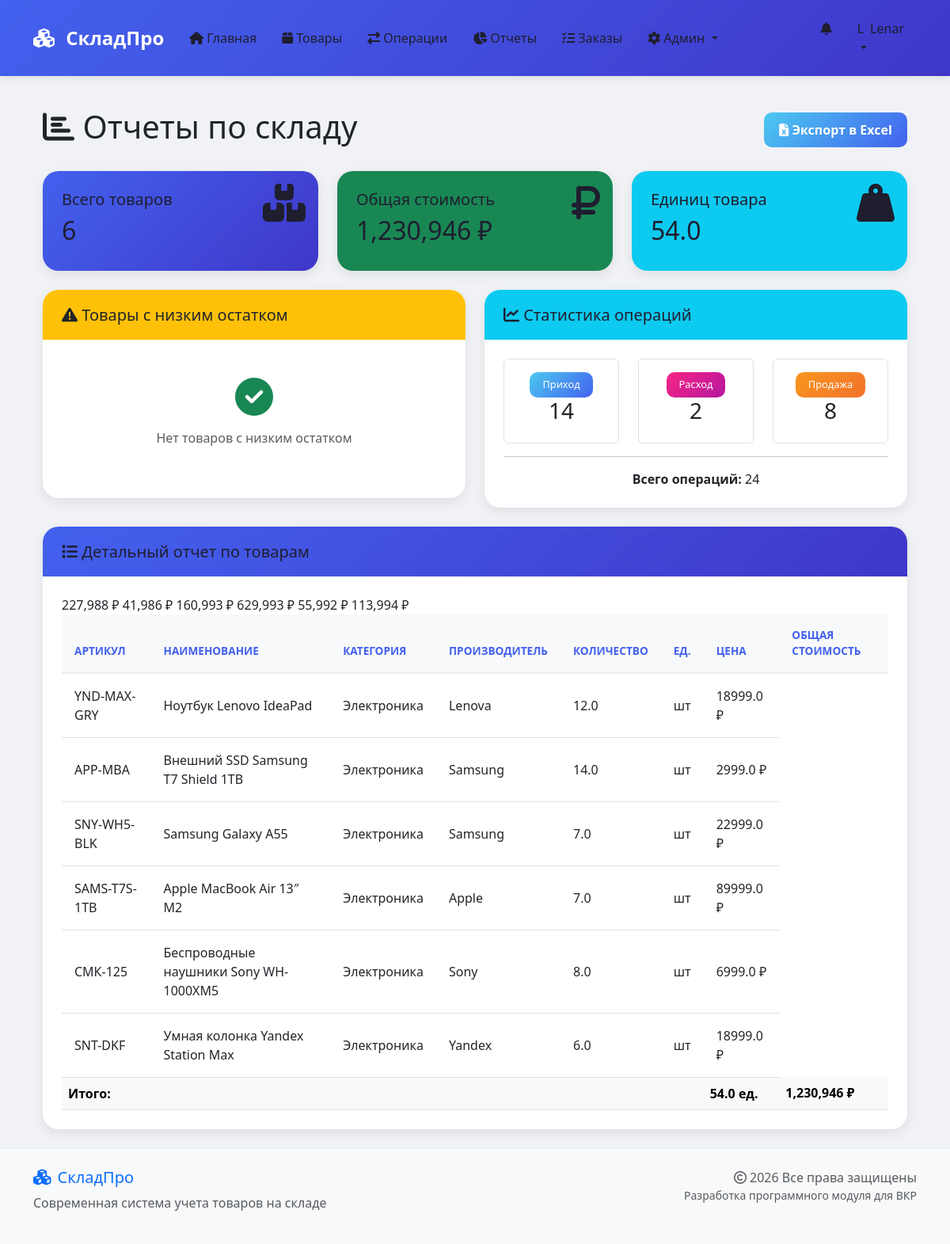
Screenshot of /reports (signed in) with the database file from the repository.
### app/models.py (models this page shows, shortened)
class User(UserMixin, db.Model):
    id = db.Column(db.Integer, primary_key=True)
    username = db.Column(db.String(80), unique=True, nullable=False)
    email = db.Column(db.String(120), unique=True, nullable=False)
    password = db.Column(db.String(200), nullable=False)
    role = db.Column(db.String(20), default='client')
    created_at = db.Column(db.DateTime, default=datetime.utcnow)
    movements = db.relationship('Movement', backref='user', lazy=True)
    def can_sell(self):
        return self.role in ['admin', 'manager', 'storekeeper']
    def can_view_reports(self):
        return self.role in ['admin', 'director', 'accountant', 'viewer']
    def is_admin(self):
        return self.role == 'admin'

class Product(db.Model):
    id = db.Column(db.Integer, primary_key=True)
    name = db.Column(db.String(100), nullable=False)
    article = db.Column(db.String(50), unique=True)
    quantity = db.Column(db.Float, default=0)
    price = db.Column(db.Float, nullable=False)
    category = db.Column(db.String(50))
    unit = db.Column(db.String(10), default='шт')
    manufacturer = db.Column(db.String(100))
    min_stock = db.Column(db.Float, default=5)
    location = db.Column(db.String(50))
    movements = db.relationship('Movement', backref='product', lazy=True)

### app/routes.py (the view)
@bp.route('/reports')
@login_required
def reports():
    if not current_user.can_view_reports():
        flash('Доступ запрещен', 'danger')
        return redirect(url_for('routes.index'))
    products = Product.query.all()
    total_value = sum(p.quantity * p.price for p in products)
    total_quantity = sum(p.quantity for p in products)
    low_stock = [p for p in products if p.quantity <= p.min_stock]
    total_movements = Movement.query.count()
    incoming = Movement.query.filter_by(type='приход').count()
    outgoing = Movement.query.filter_by(type='расход').count()
    sales = Movement.query.filter_by(type='продажа').count()
    return render_template('reports.html',
                         products=products,
                         total_quantity=total_quantity,
                         total_value=total_value,
                         low_stock=low_stock,
                         total_movements=total_movements,
                         incoming=incoming,
                         outgoing=outgoing,
                         sales=sales)

### app/__init__.py (called while the page is built)
@login_manager.user_loader
def load_user(user_id):
    from app.models import User
    return User.query.get(int(user_id))

### app/templates/reports.html (shortened to what this page needs)
{% extends "base.html" %}
{% block content %}
<div class="container">
    <div class="d-flex justify-content-between align-items-center mb-4">
        <h1><i class="fas fa-chart-bar"></i> Отчеты по складу</h1>
        {% if current_user.is_authenticated and current_user.can_view_reports() %}
        <a href="{{ url_for('routes.export_report') }}" class="btn btn-success">
            <i class="fas fa-file-excel"></i> Экспорт в Excel
        </a>
        {% endif %}
    </div>
    <div class="row">
        <div class="col-md-4 mb-4">
            <div class="card bg-primary text-white">
                <div class="card-body">
                    <h5 class="card-title">Всего товаров</h5>
                    <h2>{{ products|length }}</h2>
                    <i class="fas fa-boxes fa-3x position-absolute top-0 end-0 m-3"></i>
                </div>
            </div>
        </div>
        <div class="col-md-4 mb-4">
            <div class="card bg-success text-white">
                <div class="card-body">
                    <h5 class="card-title">Общая стоимость</h5>
                    <h2>{{ "{:,.0f}".format(total_value) }} ₽</h2>
                    <i class="fas fa-ruble-sign fa-3x position-absolute top-0 end-0 m-3"></i>
                </div>
            </div>
        </div>
        <div class="col-md-4 mb-4">
            <div class="card bg-info text-white">
                <div class="card-body">
                    <h5 class="card-title">Единиц товара</h5>
                    <h2>{{ total_quantity }}</h2>
                    <i class="fas fa-weight-hanging fa-3x position-absolute top-0 end-0 m-3"></i>
                </div>
            </div>
        </div>
    </div>
    <div class="row">
        <div class="col-md-6 mb-4">
            <div class="card">
                <div class="card-header bg-warning">
                    <h5 class="mb-0"><i class="fas fa-exclamation-triangle"></i> Товары с низким остатком</h5>
                </div>
                <div class="card-body">
                    {% if low_stock %}
                        <div class="table-responsive">
                            <table class="table table-hover">
                                <thead>
                                    <tr>
                                        <th>Наименование</th>
                                        <th>Остаток</th>
                                        <th>Мин. остаток</th>
                                    </tr>
                                </thead>
                                <tbody>
                                    {% for product in low_stock %}
                                    <tr>
                                        <td>{{ product.name }}</td>
                                        <td><span class="badge bg-warning">{{ product.quantity }} {{ product.unit }}</span></td>
                                        <td>{{ product.min_stock }} {{ product.unit }}</td>
                                    </tr>
                                    {% endfor %}
                                </tbody>
                            </table>
                        </div>
                    {% else %}
                        <p class="text-muted text-center py-4">
                            <i class="fas fa-check-circle fa-3x text-success mb-3"></i><br>
                            Нет товаров с низким остатком
                        </p>
                    {% endif %}
                </div>
            </div>
        </div>
        <div class="col-md-6 mb-4">
            <div class="card">
                <div class="card-header bg-info text-white">
                    <h5 class="mb-0"><i class="fas fa-chart-line"></i> Статистика операций</h5>
                </div>
                <div class="card-body">
                    <div class="row text-center">
                        <div class="col-4">
                            <div class="border rounded p-3">
                                <span class="badge bg-success">Приход</span>
                                <h3>{{ incoming }}</h3>
                            </div>
                        </div>
                        <div class="col-4">
                            <div class="border rounded p-3">
                                <span class="badge bg-danger">Расход</span>
                                <h3>{{ outgoing }}</h3>
                            </div>
                        </div>
                        <div class="col-4">
                            <div class="border rounded p-3">
                                <span class="badge bg-warning">Продажа</span>
                                <h3>{{ sales }}</h3>
                            </div>
                        </div>
                    </div>
                    <hr>
                    <div class="text-center">
                        <strong>Всего операций:</strong> {{ total_movements }}
                    </div>
                </div>
            </div>
        </div>
    </div>
    <div class="card">
        <div class="card-header bg-primary text-white">
            <h5 class="mb-0"><i class="fas fa-list"></i> Детальный отчет по товарам</h5>
        </div>
        <div class="card-body">
            <div class="table-responsive">
                <table class="table table-hover">
                    <thead class="table-light">
                        <tr>
                            <th>Артикул</th>
                            <th>Наименование</th>
                            <th>Категория</th>
                            <th>Производитель</th>
                            <th>Количество</th>
                            <th>Ед.</th>
                            <th>Цена</th>
                            <th>Общая стоимость</th>
                        </tr>
                    </thead>
                    <tbody>
                        {% for product in products %}
                        <tr>
                            <td>{{ product.article or '-' }}</td>
                            <td>{{ product.name }}</td>
                            <td>{{ product.category or '-' }}</td>
                            <td>{{ product.manufacturer or '-' }}</td>
                            <td>{{ product.quantity }}</td>
                            <td>{{ product.unit }}</td>
                            <td>{{ product.price }} ₽</td
                            <td class="{% if product.quantity * product.price > 100000 %}table-warning{% endif %}">
                        {% endfor %}
                    </tbody>
                    <tfoot class="table-light">
                        <tr>
                            <th colspan="6">Итого:</th>
                            <th>{{ total_quantity }} ед.</th>
                            <th>{{ "{:,.0f}".format(total_value) }} ₽</th>
                        </tr>
                    </tfoot>
                </table>
            </div>
        </div>
    </div>
</div>
{% endblock %}

### app/templates/base.html (shortened to what this page needs)
<!DOCTYPE html>
<html lang="ru">
<head>
    <link href="https://cdn.jsdelivr.net/npm/bootstrap@5.3.0/dist/css/bootstrap.min.css" rel="stylesheet">
    <link rel="stylesheet" href="https://cdnjs.cloudflare.com/ajax/libs/font-awesome/6.4.0/css/all.min.css">
    <link rel="stylesheet" href="https://cdnjs.cloudflare.com/ajax/libs/animate.css/4.1.1/animate.min.css">
    <link rel="stylesheet" href="{{ url_for('static', filename='css/style.css') }}">
</head>
<body>
    <nav class="navbar navbar-expand-lg navbar-dark bg-primary sticky-top">
        <div class="container">
            <a class="navbar-brand" href="{{ url_for('routes.index') }}">
                <i class="fas fa-cubes me-2"></i>
                <span class="fw-bold">СкладПро</span>
            </a>
            <div class="collapse navbar-collapse" id="navbarNav">
                <ul class="navbar-nav me-auto">
                    <li class="nav-item">
                        <a class="nav-link text-white" href="{{ url_for('routes.index') }}">
                            <i class="fas fa-home me-1"></i>Главная
                        </a>
                    </li>
                    <li class="nav-item">
                        <a class="nav-link text-white" href="{{ url_for('routes.products') }}">
                            <i class="fas fa-box me-1"></i>Товары
                        </a>
                    </li>
                    {% if current_user.is_authenticated %}
                        {% if current_user.can_sell() %}
                        <li class="nav-item">
                            <a class="nav-link text-white" href="{{ url_for('routes.movements') }}">
                                <i class="fas fa-exchange-alt me-1"></i>Операции
                            </a>
                        </li>
                        {% endif %}
                        {% if current_user.can_view_reports() %}
                        <li class="nav-item">
                            <a class="nav-link text-white" href="{{ url_for('routes.reports') }}">
                                <i class="fas fa-chart-pie me-1"></i>Отчеты
                            </a>
                        </li>
                        {% endif %}
                        {% if current_user.is_admin() or current_user.role == 'manager' %}
                        <li class="nav-item">
                            <a class="nav-link text-white" href="{{ url_for('routes.admin_orders') }}">
                                <i class="fas fa-tasks me-1"></i>Заказы
                            </a>
                        </li>
                        {% endif %}
                        {% if current_user.is_admin() %}
                        <li class="nav-item dropdown">
                            <a class="nav-link dropdown-toggle text-white" href="#" role="button" data-bs-toggle="dropdown">
                                <i class="fas fa-cog me-1"></i>Админ
                            </a>
                        </li>
                        {% endif %}
                    {% endif %}
                </ul>
                <ul class="navbar-nav">
                    {% if current_user.is_authenticated %}
                        <li class="nav-item">
                            <a class="nav-link text-white position-relative" href="{{ url_for('routes.notifications') }}">
                                <i class="fas fa-bell"></i>
                            </a>
                        </li>
                        <li class="nav-item dropdown">
                            <a class="nav-link dropdown-toggle text-white" href="#" role="button" data-bs-toggle="dropdown">
                                <div class="d-flex align-items-center">
                                    <div class="avatar-circle me-2">
                                        <span class="initial">{{ current_user.username[0]|upper }}</span>
                                    </div>
                                    <span>{{ current_user.username }}</span>
                                </div>
                            </a>
                        </li>
                    {% endif %}
                </ul>
            </div>
        </div>
    </nav>
    <main class="container my-4 animate__animated animate__fadeIn">
        {% block content %}{% endblock %}
    </main>
    <footer class="footer mt-auto py-4 bg-light">
        <div class="container">
            <div class="row">
                <div class="col-md-6">
                    <h5 class="text-primary"><i class="fas fa-cubes me-2"></i>СкладПро</h5>
                    <p class="text-muted">Современная система учета товаров на складе</p>
                </div>
                <div class="col-md-6 text-md-end">
                    <p class="text-muted mb-0">
                        <i class="far fa-copyright me-1"></i>2026 Все права защищены
                    </p>
                    <p class="text-muted small">
                        Разработка программного модуля для ВКР
                    </p>
                </div>
            </div>
        </div>
    </footer>
</body>
</html>

### app/static/css/style.css (style rules this page uses)
* { margin: 0; padding: 0; box-sizing: border-box; }
body { font-family: 'Segoe UI', Tahoma, Geneva, Verdana, sans-serif; background: #f0f2f5; min-height: 100vh; display: flex; flex-direction: column; }
main { flex: 1; }
.navbar { padding: 1rem 0; box-shadow: 0 2px 10px rgba(0,0,0,0.1); }
.navbar-brand { font-size: 1.5rem; font-weight: 700; }
.nav-link { font-weight: 500; padding: 0.5rem 1rem !important; border-radius: 8px; transition: all 0.3s; }
.bg-primary { background: linear-gradient(135deg, #4361ee 0%, #3f37c9 100%) !important; }
.card { border: none; border-radius: 20px; box-shadow: 0 5px 15px rgba(0,0,0,0.08); transition: all 0.3s; overflow: hidden; background: white; }
.card-header { border-bottom: none; padding: 1.2rem 1.5rem; font-weight: 600; }
.card-body { padding: 1.5rem; }
.table { margin-bottom: 0; color: #495057; }
.table thead th { border-top: none; border-bottom: 2px solid #e9ecef; font-weight: 600; text-transform: uppercase; font-size: 0.85rem; color: #4361ee; padding: 1rem; }
.table td { padding: 1rem; vertical-align: middle; }
.btn { padding: 0.6rem 1.2rem; font-weight: 600; border-radius: 10px; transition: all 0.3s; border: none; }
.btn-success { background: linear-gradient(135deg, #4cc9f0 0%, #4361ee 100%); }
.badge { padding: 0.6rem 1rem; font-weight: 500; border-radius: 10px; font-size: 0.8rem; }
.badge.bg-success { background: linear-gradient(135deg, #4cc9f0 0%, #4361ee 100%) !important; }
.badge.bg-danger { background: linear-gradient(135deg, #f72585 0%, #b5179e 100%) !important; }
.badge.bg-warning { background: linear-gradient(135deg, #f8961e 0%, #f3722c 100%) !important; color: white; }
.footer { background: white; border-top: 1px solid #e9ecef; margin-top: auto; padding: 1.5rem 0; }
.text-white { color: #1e1e2f !important; }

### rows the page displays
User: username "L", username "Lenar"
Product: article "YND-MAX-GRY", name "Ноутбук Lenovo IdeaPad", category "Электроника", manufacturer "Lenova", quantity "12.0", unit "шт", price "18999.0"
Product: article "APP-MBA", name "Внешний SSD Samsung T7 Shield 1TB", category "Электроника", manufacturer "Samsung", quantity "14.0", unit "шт", price "2999.0"
Product: article "SNY-WH5-BLK", name "Samsung Galaxy A55", category "Электроника", manufacturer "Samsung", quantity "7.0", unit "шт", price "22999.0"
Product: article "SAMS-T7S-1TB", name "Apple MacBook Air 13″ M2", category "Электроника", manufacturer "Apple", quantity "7.0", unit "шт", price "89999.0"
Product: article "СМК-125", name "Беспроводные наушники Sony WH-1000XM5", category "Электроника", manufacturer "Sony", quantity "8.0", unit "шт", price "6999.0"
Product: article "SNT-DKF", name "Умная колонка Yandex Station Max", category "Электроника", manufacturer "Yandex", quantity "6.0", unit "шт", price "18999.0"

### other values shown
{{ products|length }} "6"
{{ "{:,.0f}".format(total_value) }} "1,230,946"
{{ total_quantity }} "54.0"
{{ incoming }} "14"
{{ outgoing }} "2"
{{ sales }} "8"
{{ total_movements }} "24"
